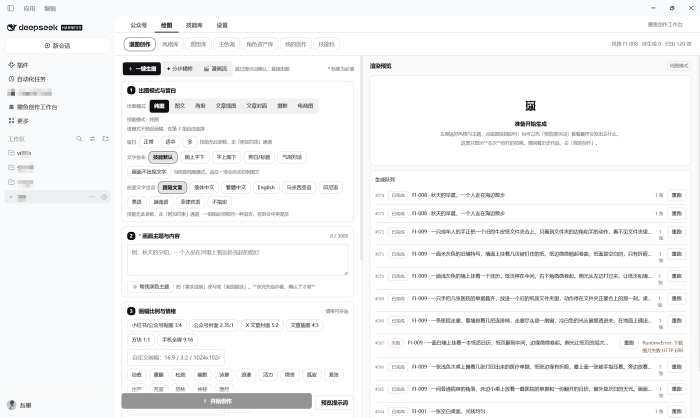
#> input picture assets/shot-draw.png, 1400 x 835 px (shown at 1/2 size)
$ python -i check-cover.py   (imports and definitions only)
#> lines starting #> are read from the running program, lines starting #| are printed output that depends on the picture
#!/usr/bin/env python3
# -*- coding: utf-8 -*-
"""封面专项检查：不能是「左图右纯色」的两半拼贴。

    python tools/check-cover.py drafts/20261109-slug
    python tools/check-cover.py drafts/*/

为什么需要（2026-11-09，用户发现）：
    v11–v15 七张封面全是「左四成画面 + 右六成纯色块」的拼贴。
    根因是配图规范的旧版要求「文字区必须是纯色」，提示词照着写，
    模型就真的画了一块纯色。

    而这些纯色区完全没用——微信信息流里标题显示在封面下方，不压在图里。

查什么：
    ① 像素层面：封面图里有没有一片占比 ≥25% 的「几乎无变化」区域
    ② 提示词层面：plan JSON 的 theme 里有没有「纯色」「留白」「空白」这类词
"""
import glob
import io
import os
import sys

try:
    from PIL import Image
except ImportError:
    print("  需要 Pillow")
    sys.exit(2)

# 提示词里不该出现的词
BAN_WORDS = ["纯色平面", "纯色区域", "纯色背景", "纯净的", "留白区", "空白区域",
             "平坦的背景", "单一色彩平面"]

# 一块区域「是纯色块」的判据：标准差 < 2 且动态范围 ≤ 6。
# 实测对比：
#   纯色块（v13 旧封面右侧深灰）：std≈1.2, range≈3   ← 命中
#   干净墙面（v13 新封面背景）：  std≈4~6, range≈20  ← 不命中
# 阈值定在 2/6，卡在两者之间。
FLAT_STD = 2.0
FLAT_RANGE = 6
# 这块区域至少占画面多大比例才判定为「拼贴」
FLAT_AREA_RATIO = 0.25


def _grid_stats(im, cols, rows):
    """把图缩到固定网格，返回每格的 (std, range)。

    用「动态范围 max-min」而不是只看标准差：纯色块里偶尔一两个噪点会把
    std 抬高，但 range 仍然是 0。两个一起看更稳。
    """
#> called with cols = 16, rows = 12
    w, h = im.size
#> w = 1400; h = 835
    small = im.resize((cols * 8, max(1, rows * 8)), Image.BILINEAR)
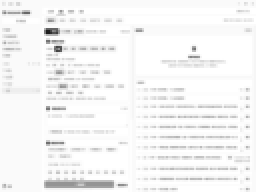
#> small: PIL image 128x96 L (shown 2 times larger); min 29, max 255, mean 245.1
    sw, sh = small.size
#> sw = 128; sh = 96
    px = list(small.getdata())
#> px = 12288 values, max 255 at index 534, min 29 at index 2071, mean 245.1
    cw, ch = sw // cols, sh // rows
#> cw = 8; ch = 8
    out = []
    for r in range(rows):
        row = []
        for c in range(cols):
            vals = []
            for y in range(r * ch, min((r + 1) * ch, sh)):
                base = y * sw
                vals.extend(px[base + c * cw: base + min((c + 1) * cw, sw)])
            if not vals:
                row.append((999.0, 999))
                continue
            mean = sum(vals) / len(vals)
            std = (sum((v - mean) ** 2 for v in vals) / len(vals)) ** 0.5
            rng = max(vals) - min(vals)
            row.append((std, rng))
        out.append(row)
#> after the loop, out = 12 items
    return out


def analyze_flat_regions(path):
    """找出最大的「纯色连通块」占画面比例。

    判据同时看 std 和 range：两者都小才算纯色。
    网格 16×12，每格 8×8 像素——够细能定位区块，够粗不受单像素噪点影响。
    """
    im = Image.open(path).convert("L")
    COLS, ROWS = 16, 12
    stats = _grid_stats(im, COLS, ROWS)
#> stats = 12 items
    flat = [[(std < FLAT_STD and rng <= FLAT_RANGE) for (std, rng) in row]
            for row in stats]
#> flat = 12 items

    # 找最大的连通平坦块（4 邻接）
    seen = [[False] * COLS for _ in range(ROWS)]
    best = 0
    for r in range(ROWS):
        for c in range(COLS):
            if flat[r][c] and not seen[r][c]:
                stack = [(r, c)]
                seen[r][c] = True
                size = 0
                while stack:
                    y, x = stack.pop()
                    size += 1
                    for dy, dx in ((1, 0), (-1, 0), (0, 1), (0, -1)):
                        ny, nx = y + dy, x + dx
                        if 0 <= ny < ROWS and 0 <= nx < COLS and flat[ny][nx] and not seen[ny][nx]:
                            seen[ny][nx] = True
                            stack.append((ny, nx))
                best = max(best, size)
    return best / (COLS * ROWS)


def edge_flat_band(path):
    """检查左右两侧有没有贯穿整条边的纯色带。

    做法：把图缩到 100 宽，逐列算 std/range。
    从左边数，连续多少列是零方差；从右边数同理。
    某一侧连续 ≥20% 宽度都是零方差，就判定为纯色带。

    返回 (side, width_ratio) 或 None。
    """
#> called with path = '../assets/shot-draw.png'
    im = Image.open(path).convert("L")
    w, h = im.size
#> w = 1400; h = 835
    small = im.resize((100, max(8, int(h * 100 / w))), Image.BILINEAR)
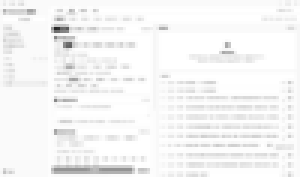
#> small: PIL image 100x59 L (shown 3 times larger); min 39, max 255, mean 245.1
    sw, sh = small.size
#> sw = 100; sh = 59
    px = list(small.getdata())
#> px = 5900 values, max 255 at index 317, min 39 at index 918, mean 245.1

    col_flat = []
    for c in range(sw):
        vals = [px[y * sw + c] for y in range(sh)]
        mean = sum(vals) / len(vals)
        std = (sum((v - mean) ** 2 for v in vals) / len(vals)) ** 0.5
        rng = max(vals) - min(vals)
        col_flat.append(std < FLAT_STD and rng <= FLAT_RANGE)
#> this loop made 100 passes
#> (mean, std, rng) on passes 1 to 12: (249.2, 1.64, 10), (241.3, 14.53, 77), (242.7, 10.32, 45), (240.4, 13.22, 50), (243.4, 10.97, 48), (246.3, 9.19, 45), (245.8, 8.94, 41), (246.1, 9.24, 44), (247.5, 7.8, 40), (246.5, 14.01, 86), (247.1, 13.66, 88), (247.6, 10.66, 72)
#> after the loop, col_flat = 100 items, first 6: False, False, False, False, False, False

    # 左侧连续
    left = 0
    while left < sw and col_flat[left]:
        left += 1
#> this loop made 0 passes
#> after the loop, left = 0
    # 右侧连续
    right = 0
    while right < sw and col_flat[sw - 1 - right]:
        right += 1
#> after the loop, right = 0

    if left / sw >= 0.20:
        return ("左", left / sw)
    if right / sw >= 0.20:
        return ("右", right / sw)
    return None


def check_cover_image(png_path):
    if not os.path.isfile(png_path):
        return []
    ratio = analyze_flat_regions(png_path)
    if ratio >= FLAT_AREA_RATIO:
        return [f"封面有 {ratio*100:.0f}% 的面积是纯色块——这是「左图右色」的两半拼贴，"
                f"应该是整幅画面。重做时去掉提示词里的「纯色/留白」要求。"]

    # 第二道：检查左右两侧有没有「贯穿整条边的纯色带」。
    # 这是「左图右色」最典型的形态，比面积占比更准。
    band = edge_flat_band(png_path)
    if band:
        side, w_ratio = band
        return [f"封面{side}侧有占画面宽 {w_ratio*100:.0f}% 的纯色带（贯穿整条边）——"
                f"典型的「左图右色」拼贴。重做时去掉提示词里的纯色/留白要求。"]
    return []


# [65 lines left out: functions check_cover_prompt, main, not called in this run]


# [2 lines not run here, left out]

>>> result = check_cover_image('../assets/shot-draw.png')

$ run again, on assets/shot-create.png
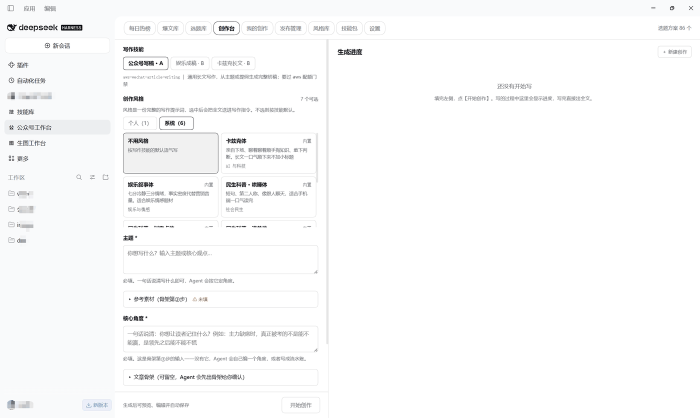
#> input picture assets/shot-create.png, 1400 x 835 px (shown at 1/2 size)
#> in _grid_stats, `small = im.resize((cols * 8, max(1, rows * 8)), Image.BILINEAR)`:
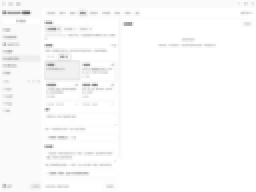
#> small: PIL image 128x96 L (shown 2 times larger); min 102, max 255, mean 250.5
#> px = 12288 values, max 255 at index 534, min 102 at index 781, mean 250.5
#> after the loop in _grid_stats, `for r in range(rows):`: out = 12 items

$ run again, on assets/shot-hotlist.png
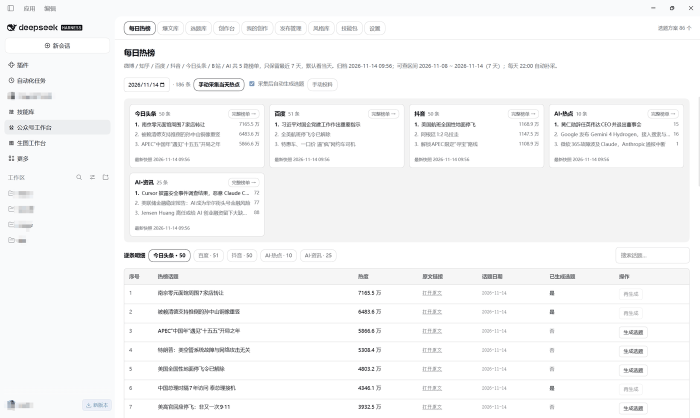
#> input picture assets/shot-hotlist.png, 1400 x 835 px (shown at 1/2 size)
#> in _grid_stats, `small = im.resize((cols * 8, max(1, rows * 8)), Image.BILINEAR)`:
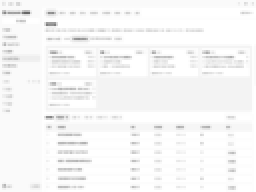
#> small: PIL image 128x96 L (shown 2 times larger); min 102, max 255, mean 247.1
#> in _grid_stats, `px = list(small.getdata())`: px = 12288 values, max 255 at index 583, min 102 at index 781, mean 247.1
#> after the loop in _grid_stats, `for r in range(rows):`: out = 12 items
#> in edge_flat_band, `small = im.resize((100, max(8, int(h * 100 / w))), Image.BILINEAR)`:
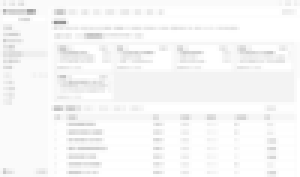
#> small: PIL image 100x59 L (shown 3 times larger); min 146, max 255, mean 247.1
#> in edge_flat_band, `px = list(small.getdata())`: px = 5900 values, max 255 at index 356, min 146 at index 718, mean 247.1
#> the loop in edge_flat_band, `for c in range(sw):` made 100 passes
#> (mean, std, rng) on passes 1 to 8: (249, 1.85, 10), (240.1, 14.61, 77), (241.7, 10.59, 45), (239.1, 13.62, 49), (242.4, 11.92, 48), (245.6, 10.4, 45), (245.4, 9.8, 41), (246.5, 8.97, 43)
#> after the loop in edge_flat_band, `for c in range(sw):`: col_flat = 100 items, first 6: False, False, False, False, False, False
#> after the loop in edge_flat_band, `while left < sw and col_flat[left]:`: left = 0
